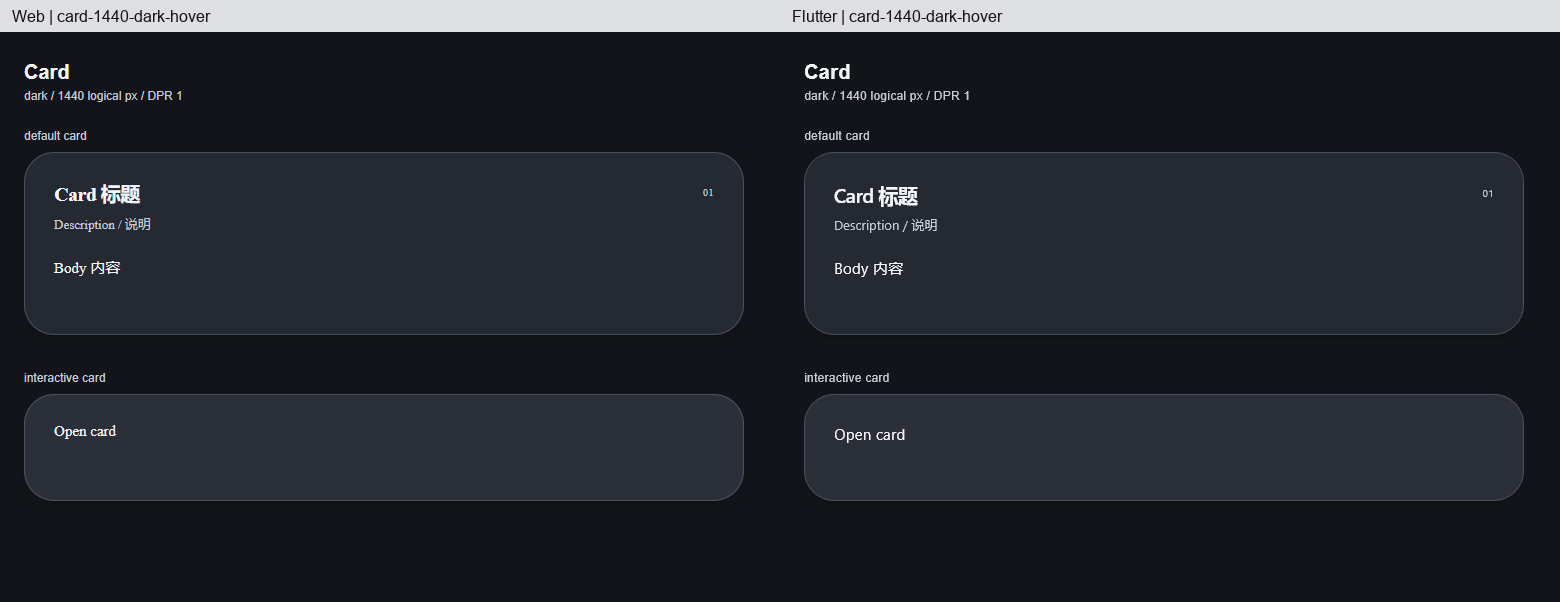
#> input picture .claude/plan/my-ui-visual/compare-state-card-1440-dark-hover.png, 1560 x 602 px, given in place of web-state-button-390-light-focus.png, which was not available
$ python state-review.py
#> lines starting #> are read from the running program, lines starting #| are printed output that depends on the picture
import os
from PIL import Image, ImageDraw, ImageFont
out=r'D:\project\flutter\flutter_base\.claude\plan\my-ui-visual'
font=ImageFont.truetype(r'C:\Windows\Fonts\arial.ttf',16)
for name,top,bottom in [('button',108,174),('tag',292,346),('switch',108,162),('card',350,480)]:
 for width,theme in [(390,'light'),(1440,'dark')]:
  cw=min(width,780);rh=bottom-top+32
  sheet=Image.new('RGB',(cw*2,rh*3),'#dedfe3');draw=ImageDraw.Draw(sheet)
#> after `sheet = Image.new('RGB', (cw * 2, rh * 3), '#dedfe3')`:
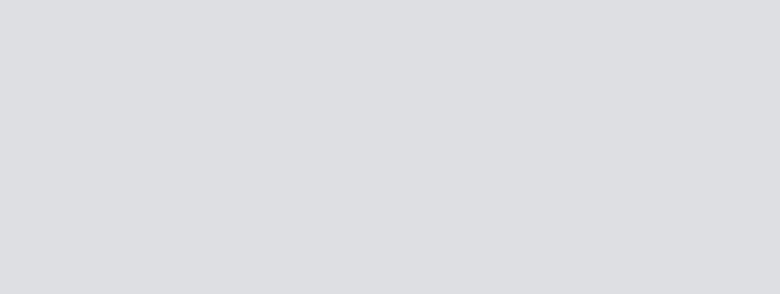
#> sheet: PIL image 780x294 RGB; mean R, G, B 222, 223, 227
  for i,state in enumerate(['focus','hover','pressed']):
   y=i*rh;key=f'{name}-{width}-{theme}-{state}'
   draw.text((12,y+7),'Web '+key,fill='#111111',font=font)
   draw.text((cw+12,y+7),'Flutter '+key,fill='#111111',font=font)
   for j,side in enumerate(['web','flutter']):
    im=Image.open(os.path.join(out,side+'-state-'+key+'.png')).convert('RGB')
#> im is the input picture: PIL image 1560x602 RGB; mean R, G, B 39.3, 42.2, 48.5
    sheet.paste(im.crop((0,top,cw,bottom)),(j*cw,y+32))
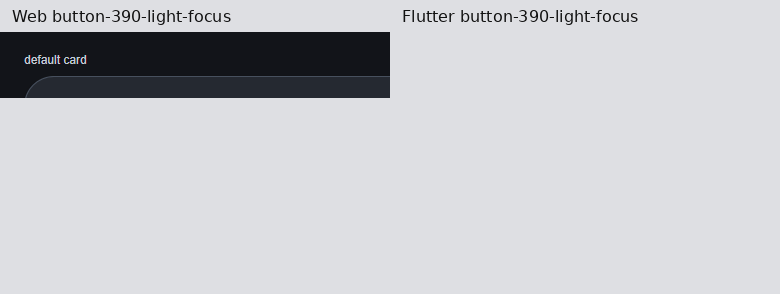
#> sheet: PIL image 780x294 RGB; mean R, G, B 198.7, 199.9, 204.1
#> (the run stopped early here; a loop or call above may not have finished)

$ run again, on .claude/plan/my-ui-visual/compare-state-tag-1440-dark-focus.png
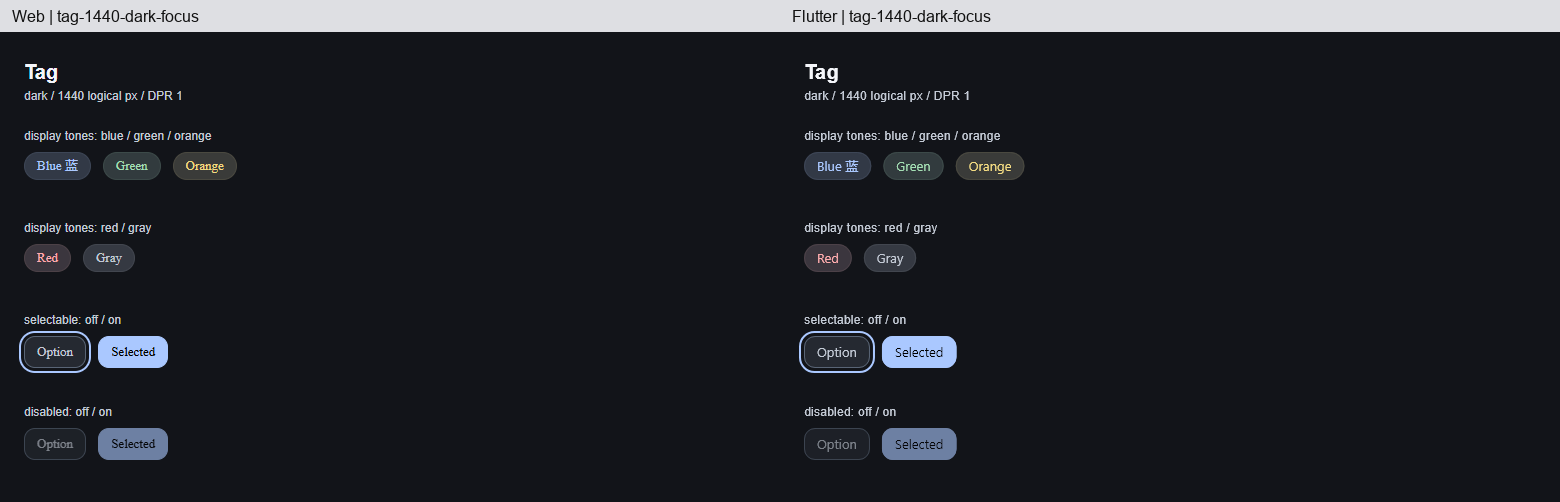
#> input picture .claude/plan/my-ui-visual/compare-state-tag-1440-dark-focus.png, 1560 x 502 px, given in place of web-state-button-390-light-focus.png, which was not available
#> im is the input picture: PIL image 1560x502 RGB; mean R, G, B 34.4, 36.7, 42.2
#> `sheet.paste(im.crop((0,top,cw,bottom)),(j*cw,y+32))`:
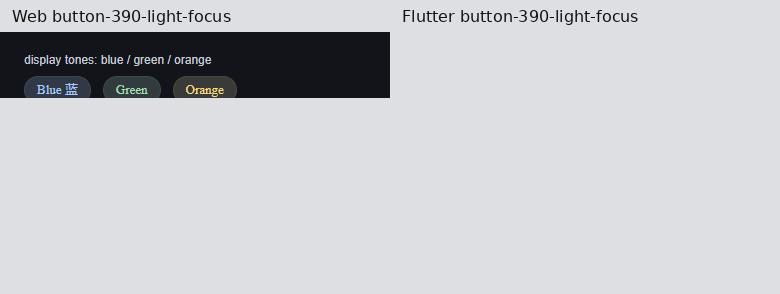
#> sheet: PIL image 780x294 RGB; mean R, G, B 199.2, 200.4, 204.4
